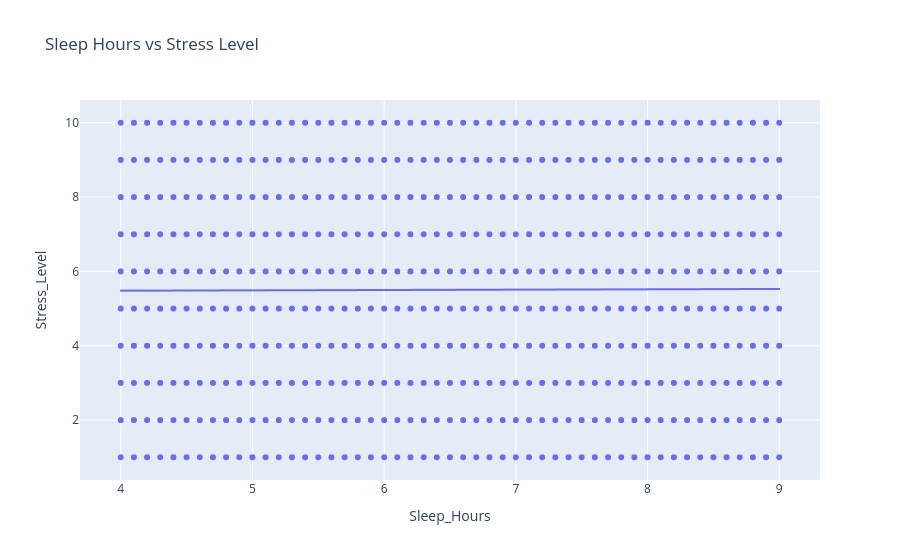

The notebook cell saved with this chart:
### Code cell
fig = px.scatter(
    df,
    x="Sleep_Hours",
    y="Stress_Level",
    trendline="ols",
    title="Sleep Hours vs Stress Level"
)

fig.show()

### Figure 1 — Plotly figure (JSON) as saved in the notebook; plotly's stock layout.template omitted (floating-point values rounded to 4 significant figures; data arrays with more than 128 entries replaced by an {"elided": "..."} marker saying what was removed)
{"data": [{"hovertemplate": "Sleep_Hours=%{x}<br>Stress_Level=%{y}<extra></extra>", "legendgroup": "", "marker": {"color": "#636efa", "symbol": "circle"}, "mode": "markers", "name": "", "showlegend": false, "type": "scattergl", "x": {"elided": "50000 float values"}, "xaxis": "x", "y": {"elided": "50000 int values"}, "yaxis": "y"}, {"hovertemplate": "<b>OLS trendline</b><br>Stress_Level = 0.0092921 * Sleep_Hours + 5.44412<br>R<sup>2</sup>=0.000022<br><br>Sleep_Hours=%{x}<br>Stress_Level=%{y} <b>(trend)</b><extra></extra>", "legendgroup": "", "marker": {"color": "#636efa", "symbol": "circle"}, "mode": "lines", "name": "", "showlegend": false, "type": "scattergl", "x": {"elided": "50000 float values"}, "xaxis": "x", "y": {"elided": "50000 float values"}, "yaxis": "y"}], "layout": {"legend": {"tracegroupgap": 0}, "title": {"text": "Sleep Hours vs Stress Level"}, "xaxis": {"anchor": "y", "domain": [0, 1], "title": {"text": "Sleep_Hours"}}, "yaxis": {"anchor": "x", "domain": [0, 1], "title": {"text": "Stress_Level"}}}}
